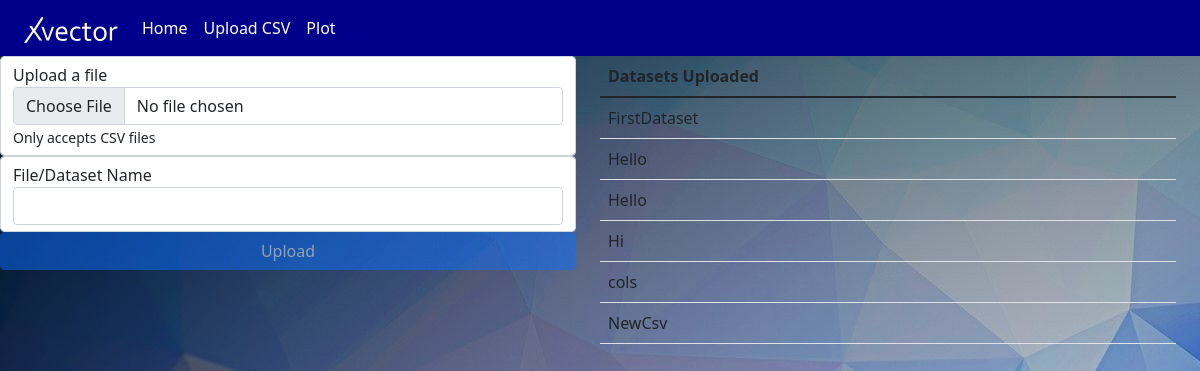
The app's page /dataApp/dataset, older data.
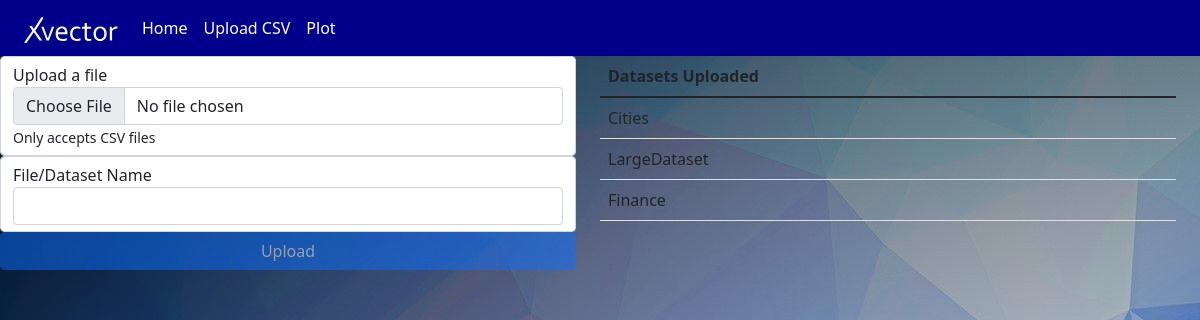
The same page, newer data.
### simpleDataApp/models.py (models this page shows)
class DatasetName(models.Model):
    name = models.CharField(max_length=255)

### simpleDataApp/views.py (the view)
# urls.py: path("dataset", views.uploadScreen),    # This API Corresponds to Both GET AND POST Requests
def uploadScreen(request):
    if request.method == "GET":
        dataSetQuery = DatasetName.objects.all()
        return render(request, "simpleDataApp/upload.html", {'dsNames' : dataSetQuery})
    else:
        return uploadCSVFile(request)

### templates/simpleDataApp/upload.html (shortened to what this page needs)
{% extends 'simpleDataApp/navBar.html' %}
{% block body %}
<!DOCTYPE html>
<html lang="en">
<head>
    <link href="https://cdn.jsdelivr.net/npm/bootstrap@5.1.3/dist/css/bootstrap.min.css" rel="stylesheet">
</head>
<body>
<div class="row " >
    <div class="col-md-6">
                    <form action="" method="POST" enctype="multipart/form-data" style="opacity: 100%">
                    <div class="form-group form-control">
                        <label class = "info"  for="file1"> Upload a file</label>
                        <input class="form-control"  type="file" id="file1" name="file">
                        <small>Only accepts CSV files</small>
                    </div>
                        <div class="form-group form-control">
                            <label>File/Dataset Name</label>
                            <input class="form-control" type="text" name="datasetName">
                        </div>
                        <button style="opacity: 50%" class="btn btn-primary form-control" type="submit">Upload</button>
                    </form>
    </div>
    <div class="col-md-6">
        <table class="table">
            <thead>
                <tr>
                    <th>Datasets Uploaded</th>
                </tr>
            </thead>
            {%  for allDatasets in dsNames %}
                <tr>
                    <td>
                        {{ allDatasets.name }}
                    </td>
                </tr>
            {%  endfor %}
        </table>
    </div>
</div>
{%  endblock %}

### templates/simpleDataApp/navBar.html (shortened to what this page needs)
<!DOCTYPE html>
<html lang="en">
<head>
    <link href="https://cdn.jsdelivr.net/npm/bootstrap@5.1.3/dist/css/bootstrap.min.css" rel="stylesheet">
{% load static %}
</head>
<body style = "background-image: url({%  static "/imgFiles/bgMainPage.jpg" %})">
<div class="row">
<nav class="navbar navbar-expand-lg navbar-light bg-light" style="color:white; background-image: url({% static "/imgFiles/blueNavBar.png" %}) ">
  <div class="container-fluid">
    <a class="navbar-brand" href="https://www.xvectorlabs.com" >
        <img src="{%  static "/imgFiles/vectorLogo.svg" %}" >
    </a>
    <div class="collapse navbar-collapse" id="navbarSupportedContent">
      <ul class="navbar-nav me-auto mb-2 mb-lg-0" style="color: white">
        <li class="nav-item">
          <a class="nav-link" aria-current="page" href="/dataApp/homePage" style="color: white">Home</a>
        </li>
        <li class="nav-item">
          <a style="color: white" class="nav-link" href="dataset">Upload CSV</a>
        </li>
          <li class="nav-item">
              <a class="nav-link" style="color: white" href="compute"> Plot </a>
          </li>
      </ul>
    </div>
  </div>
</nav>
</div>
    <div class="row">
        {% block body %}
        {% endblock %}
    </div>
</body>
</html>

Row changes from the older to the newer data that the page shows:
removed DatasetName: name "FirstDataset"
removed DatasetName: name "Hello"
removed DatasetName: name "Hello"
removed DatasetName: name "Hi"
removed DatasetName: name "cols"
removed DatasetName: name "NewCsv"
added DatasetName: name "Cities"
added DatasetName: name "LargeDataset"
added DatasetName: name "Finance"
